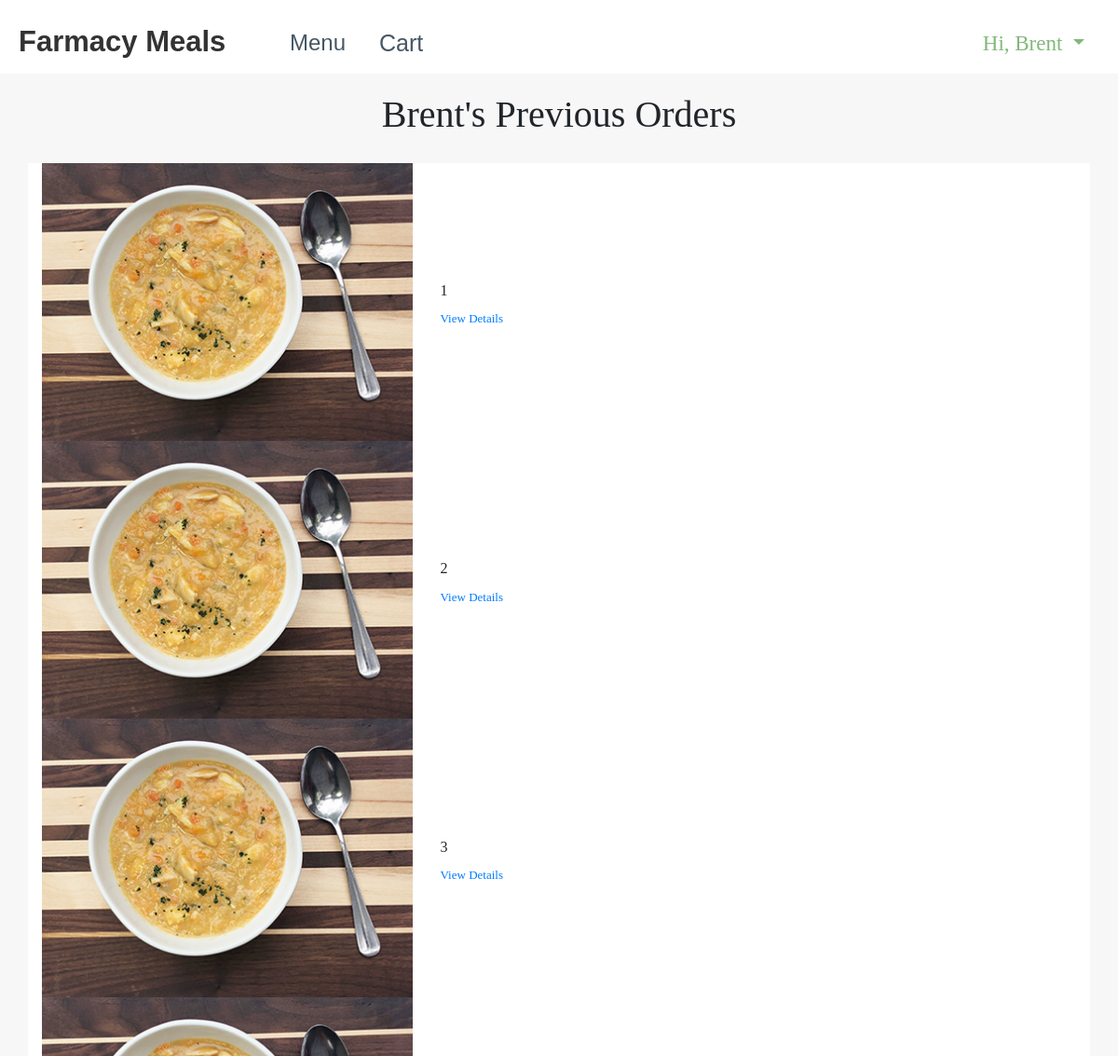
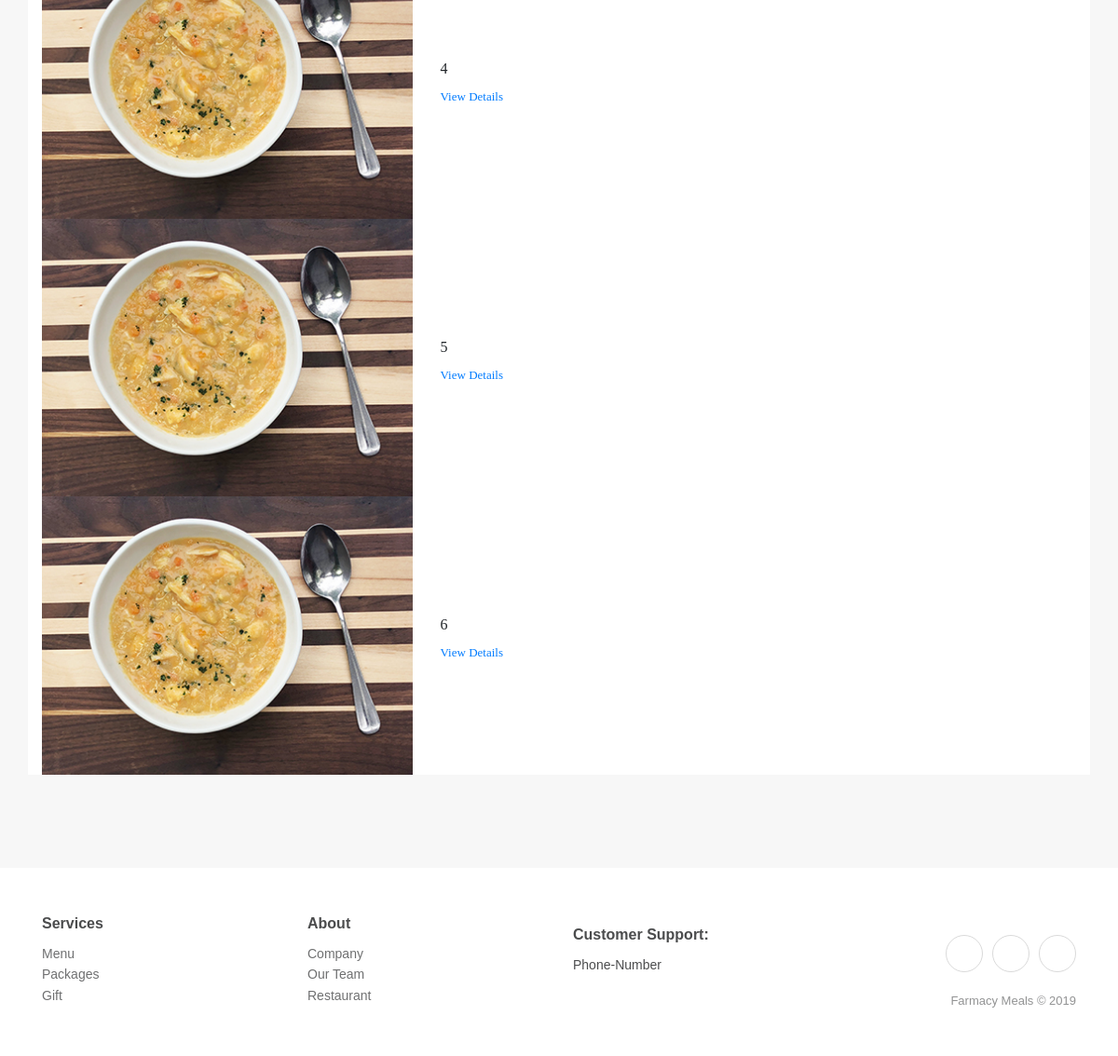
Page /orders (signed in) on the committed database (2 pictures, top to bottom).
### app/models.py (models this page shows, shortened)
class UserModel(UserMixin, db.Model):
    __tablename__ = "user"
    id = db.Column(db.Integer, primary_key=True)
    username = db.Column(db.String(64), index=True)
    email = db.Column(db.String(120), index=True, unique=True)
    password_hash = db.Column(db.String(128))
    first_name = db.Column(db.String(64), index=True, unique=False)
    last_name = db.Column(db.String(64), index=True, unique=False)
    address_line_1 = db.Column(db.String(64), index=True, unique=False)
    address_line_2 = db.Column(db.String(64), index=True, unique=False)
    city = db.Column(db.String(64), index=True, unique=False)
    state = db.Column(db.String(64), index=True, unique=False)
    zip_code = db.Column(db.String(64), index=True, unique=False)
    phone_number = db.Column(db.String(64), index=True, unique=False)
    image_file = db.Column(db.String(20), index=True, unique=False, nullable=False, default='default.jpg')
    orders = db.relationship('OrderModel', backref='previous_orders')
    items = db.relationship('ItemModel', backref='my_items')

class OrderModel(db.Model):
    __tablename__ = "order"
    id = db.Column(db.Integer, primary_key=True)
    cost = db.Column(db.Float)
    completed = db.Column(db.Boolean)
    user_id = db.Column(db.Integer, db.ForeignKey('user.id'))
    admin_id = db.Column(db.Integer, db.ForeignKey('admin.id'))
    order_items = db.relationship('ItemModel', backref='order_items')
    def __repr__(self):
        return '<Order {}>'.format(self.order_items)

### app/routes.py (the view)
@app.route('/orders', methods=['GET'])
@login_required
def orders():
    user = UserModel.query.filter_by(username=current_user.username).first_or_404()
    for order in user.orders:
        print("ORDERRRRRRRR: ", order)
    return render_template('orders.html', orders=user.orders, num_order_items = len(user.orders), user = user)

### app/models.py (called while the page is built)
@login.user_loader
def load_user(id):
    return UserModel.query.get(int(id))

    def __repr__(self):
        return '<Item {}>'.format(self.name)

### app/templates/orders.html (shortened to what this page needs)
{% extends "base.html" %}
{% block css %}
<link rel="stylesheet" href="{{ url_for('static', filename='css/orders.styles.min.css') }}">
{% endblock %}
{% block content %}
<main>
    <div class="container" style="font-family: 'Noto Serif KR', serif; padding-bottom:50px;">
        <div class="row">
            <div class="col" style="border: 10px;">
                <h1 class="text-center" style="padding: 20px;">{{ user.first_name }}'s Previous Orders</h1>
            </div>
            <div class="container" style="font-family: 'Noto Serif KR', serif; padding-bottom:50px;">
                <div class="row">
            <div class="col" style="background-color: white;">
                {% if orders|length == 0 %}
                <div class="row d-flex d-sm-flex d-xl-flex">
                    <div class="col">
                        <h2 style="color: black; text-align: center; padding-top: 40px">Empty</h2>
                    </div>
                </div>
                {% else %}
                {% for i in range(orders|length) %}
                <div class="row d-flex d-sm-flex d-xl-flex justify-content-center align-items-center justify-content-sm-center align-items-sm-center justify-content-xl-center align-items-xl-center">
                    <div class="col d-xl-flex justify-content-xl-center align-items-xl-center"><img class="img-fluid" src="{{ url_for('static', filename='/img/menuPage/chunckySoup.jpg') }}"></div>
                    <div class="col-3 col-sm-3">
                        <h6>{{ orders[i].id }}</h6><a href="#" style="font-size: 13px;">View Details</a></div>
                </div>
                {% endfor %}
                {% endif %}
            </div>
            </div>
            </div>
        </div>
</main>
{% endblock %}

### app/templates/base.html (shortened to what this page needs)
<!DOCTYPE html>
<html class="text-dark">
<head>
    <link rel="stylesheet" href="https://cdnjs.cloudflare.com/ajax/libs/twitter-bootstrap/4.3.1/css/bootstrap.min.css">
    <link rel="stylesheet" href="https://cdnjs.cloudflare.com/ajax/libs/ionicons/2.0.1/css/ionicons.min.css">
    <link rel="stylesheet" href="{{ url_for('static', filename='css/base.styles.min.css') }}">
    {% block css %} {% endblock %}
</head>
<body>
    <div>
        <nav class="navbar navbar-light navbar-expand-lg navigation-clean-button" style="padding: 14px;">
            <div class="container-fluid"><a class="navbar-brand" href="/"
                    style="height: 35px;margin: 0px;font-size: 31px; width: 253px;padding: 0px;">Farmacy
                    Meals</a>
                <div class="collapse navbar-collapse flex-shrink-1" id="navcol-1">
                    <ul class="nav navbar-nav">
                        <li class="nav-item" role="presentation"><a class="nav-link" href="/menu"
                                style="font-size: 24px;">Menu</a></li>
                        <li class="nav-item" role="presentation"><a class="nav-link" href="/cart"
                                style="font-size: 25px;">Cart</a></li>
                    </ul>
                    {% if current_user.username %}
                    <div class="nav-item dropdown ml-auto" style="font-size: 23px; font-family: 'Noto Serif KR', serif;"><a
                            class="dropdown-toggle nav-link" data-toggle="dropdown" aria-expanded="false"
                            style="color:#82b87a;" href="#">Hi,
                            {{ current_user.first_name }}&nbsp;</a>
                    </div>
                    {% else %}
                    </ul>
                    <span class="ml-auto navbar-text actions"> <a class="btn btn-light action-button" role="button"
                            href="/login" style="background-color: #bdecb6;">Log in</a></span>
                    {% endif %}
                </div>
            </div>
        </nav>
    </div>
    {% block content %} {% endblock %}
    <div class="footer-clean">
        <footer>
            <div class="container">
                <div class="row">
                    <div class="col-sm-4 col-md-3 item">
                        <h3>Services</h3>
                        <ul>
                            <li><a href="#">Menu</a></li>
                            <li><a href="#">Packages</a></li>
                            <li><a href="#">Gift</a></li>
                        </ul>
                    </div>
                    <div class="col-sm-4 col-md-3 item">
                        <h3>About</h3>
                        <ul>
                            <li><a href="#">Company</a></li>
                            <li><a href="#">Our Team</a></li>
                            <li><a href="#">Restaurant</a></li>
                        </ul>
                    </div>
                    <div class="col-sm-4 col-md-3 item">
                        <h3>Customer Support:</h3>
                        <ul>
                            <li>Phone-Number</li>
                        </ul>
                    </div>
                    <div class="col-lg-3 item social"><a href="#"></a><a
                            href="#"></a><a href="#"></a>
                        <p class="copyright">Farmacy Meals © 2019</p>
                    </div>
                </div>
            </div>
        </footer>
    </div>
</body>

### rows in the picture
UserModel: first_name "Brent"
OrderModel: id "1"
OrderModel: id "2"
OrderModel: id "3"
OrderModel: id "4"
OrderModel: id "5"
OrderModel: id "6"
